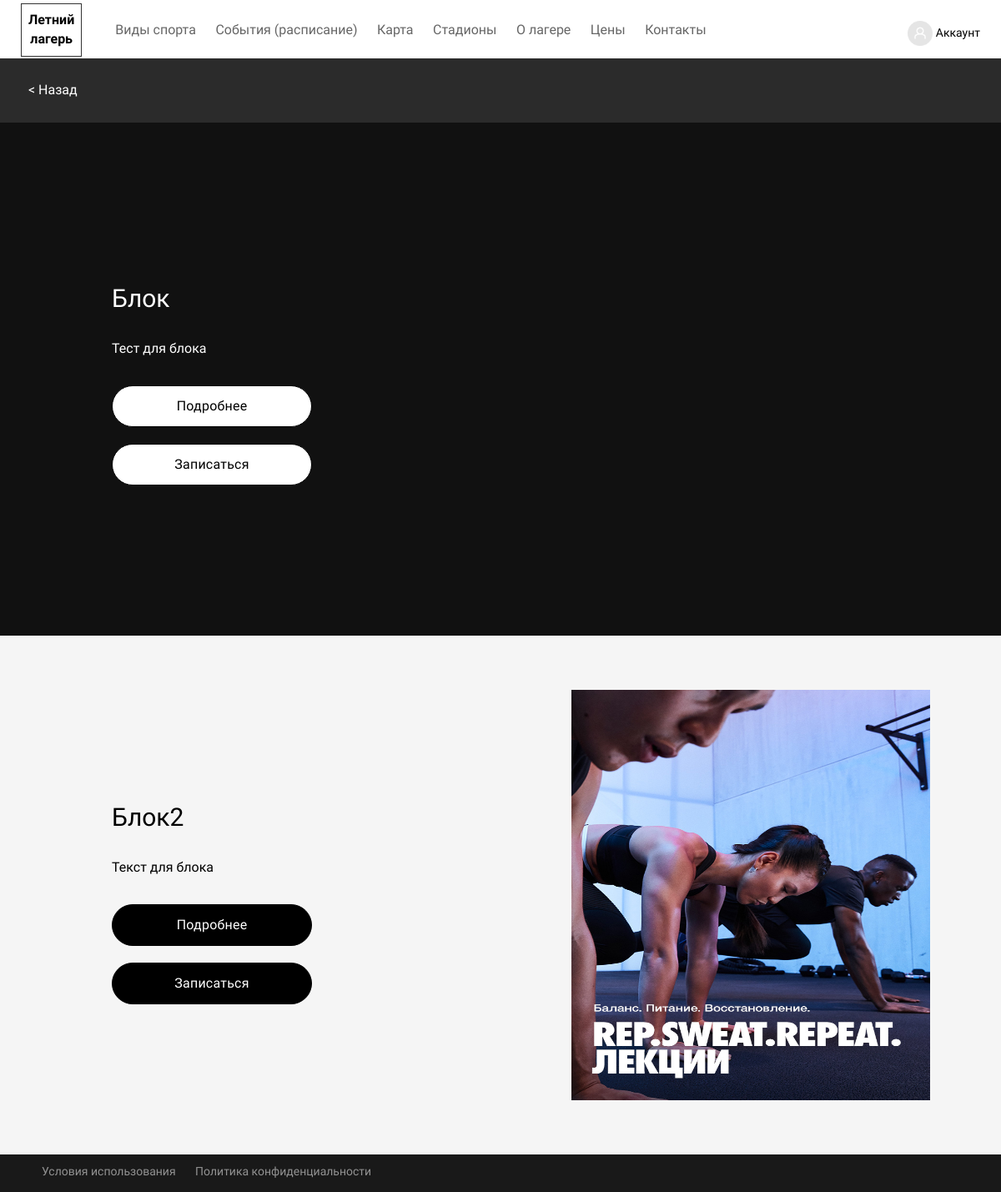
The app's page /events/1/, older data.
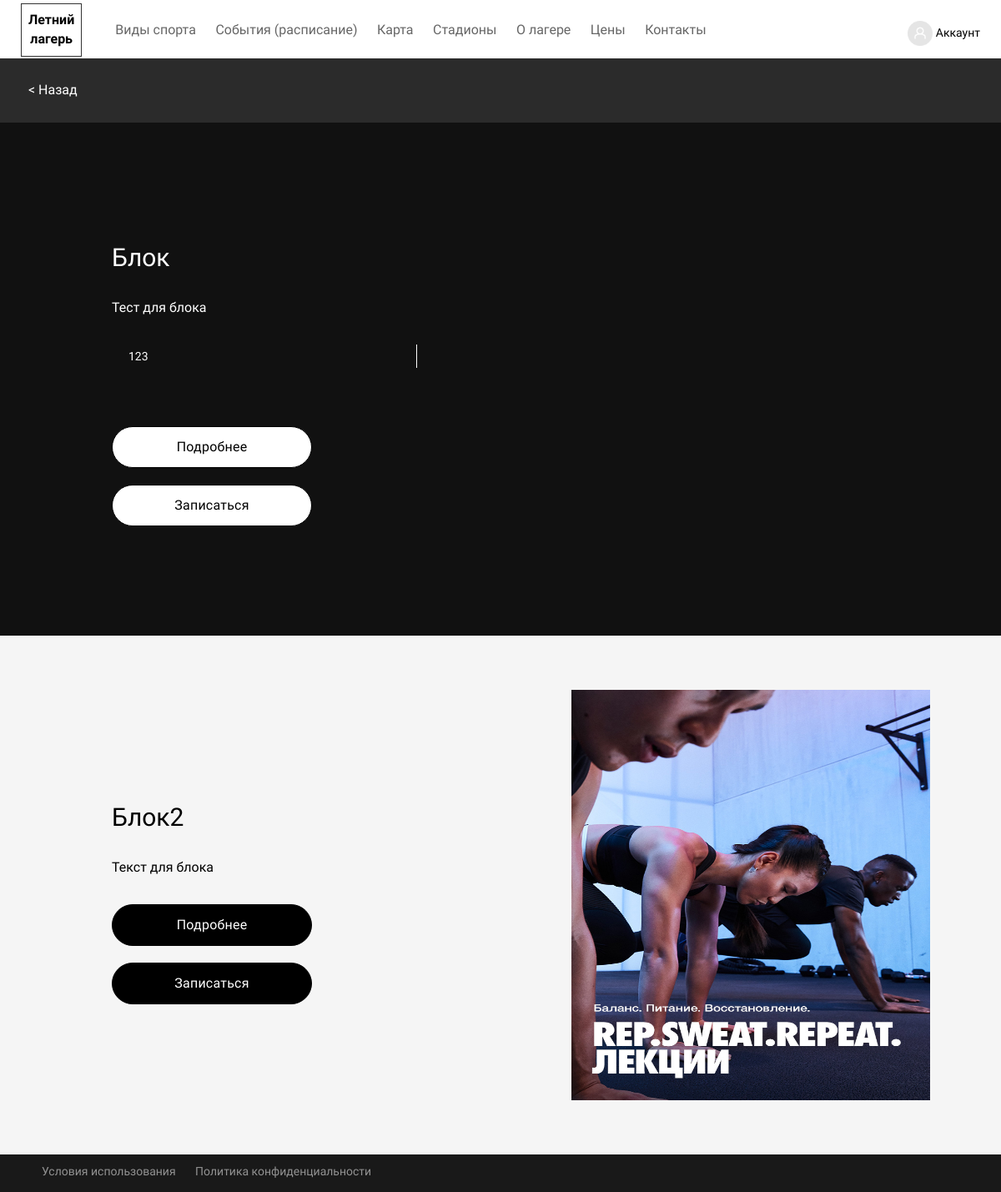
The same page, newer data.
### main/models.py (models this page shows, shortened)
class EventSlide(models.Model):
    event = models.ForeignKey(Events, on_delete = models.SET_NULL, null=True)
    name = models.CharField(max_length=250)
    description = models.TextField(verbose_name='Описание', default='', blank=True)
    video = models.TextField(verbose_name='Видео', default='', blank=True)
    image = models.ImageField('Изображение', upload_to='main/images', default='', blank=True, null=True)
    sort = models.DecimalField(max_digits=5, decimal_places=0, blank=True, null=True)
    class Meta:
        verbose_name='Блок для событий'
        verbose_name_plural='Блоки для событий'
        ordering=['id']

### main/views.py (the view)
# urls.py: path('events/<str:event_id>/', views.event_detail, name='event-detail'),
def event_detail(request, event_id):
    event = get_object_or_404(Events, id=event_id)
    slides = EventSlide.objects.filter(event=event_id).order_by('sort')
    return render(request, 'event_detail.html', {'page_title': 'Детальная', 'event': event, 'slides': slides})

### templates/event_detail.html (shortened to what this page needs)
{% extends 'base.html' %}
{% block page %}
    <div class="back-line">
        <a href="/events/">< Назад</a>
    </div>
    <div class="detail-page">
        {% for slide in slides %}
        <div class="sport-detail__section">
            <div class="sport-detail__section-inner">
                <div class="sport-detail__section-left">
                    <div class="detail-text">
                        <h2> {{slide.name}}</h2>
                        <p>
                             {{slide.description | safe}}
                        </p>
                        <a href="/more/{{ event.more.id }}" class="butn">Подробнее</a><br/>
                        <a href="/order/" class="butn">Записаться</a>
                    </div>
                </div>
                <div class="sport-detail__section-right">
                    {% if slide.image %}
                    <div class="detail-image">
                        <img src="{{ slide.image.url }}" alt="">
                    </div>
                    {% endif %}
                </div>
            </div>
        </div>
        {% endfor %}
    </div>
{% endblock %}

Row changes from the older to the newer data that the page shows:
changed EventSlide "Блок": description "Тест для блока" → "Тест для блока 123"
